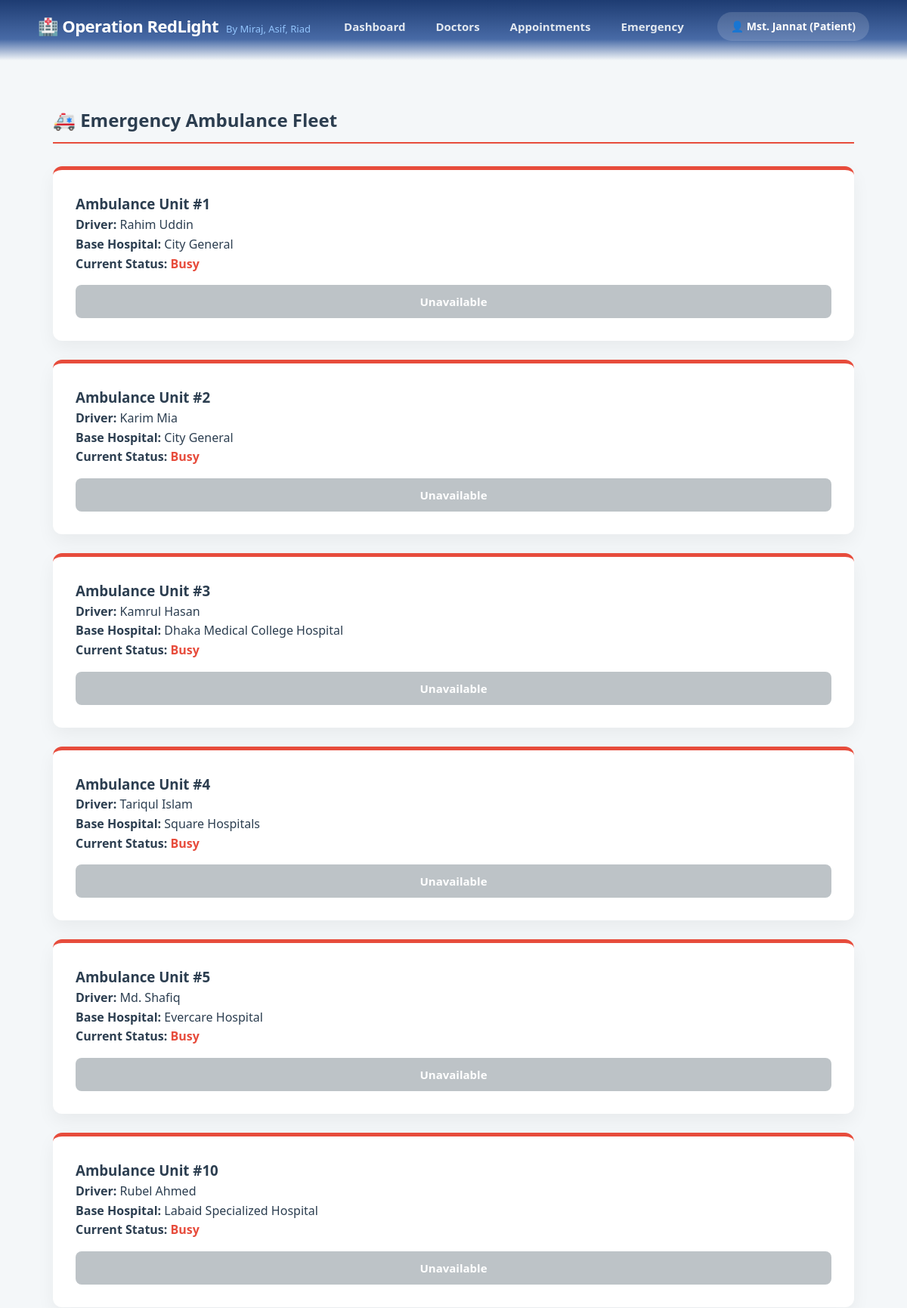
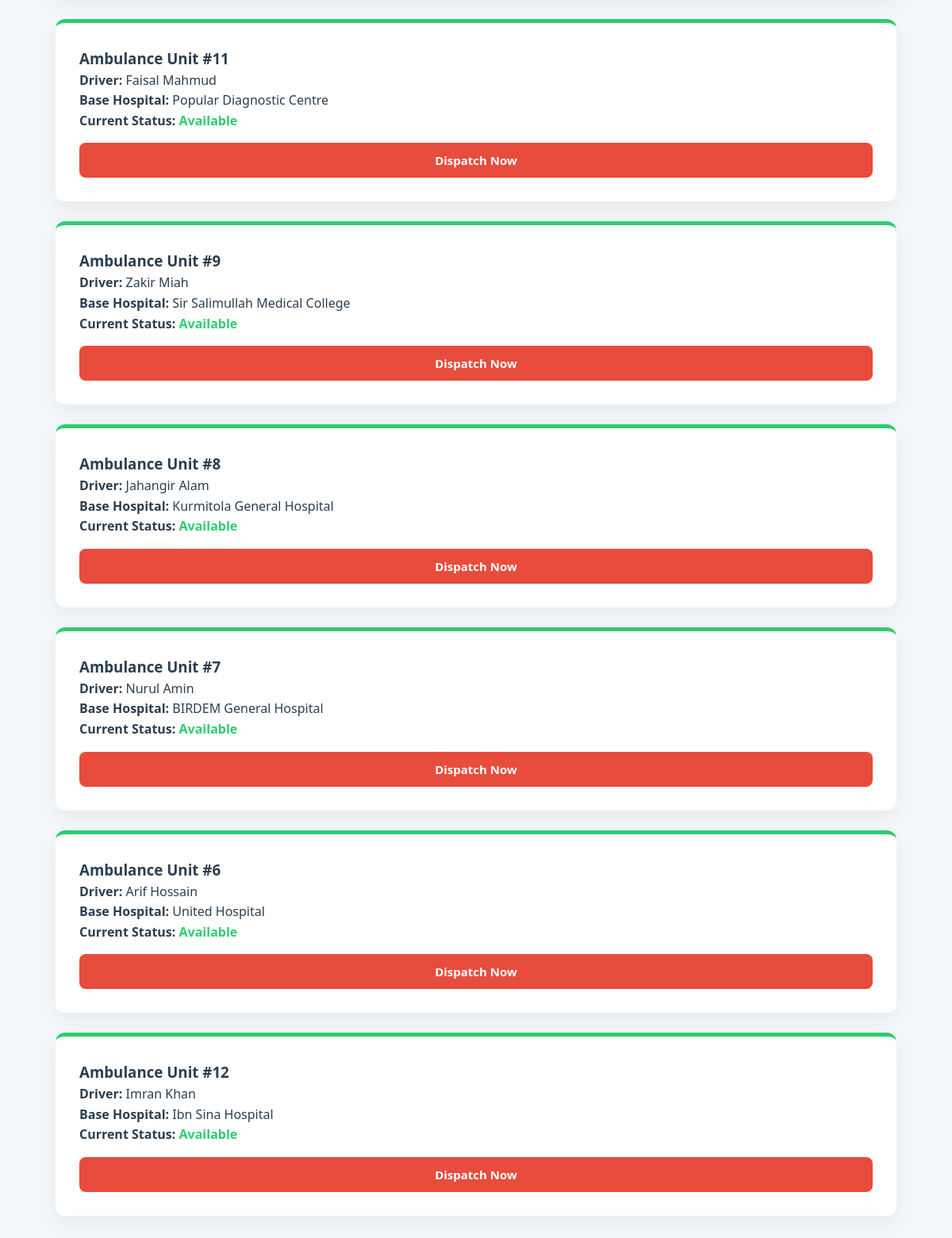
Screenshot of /ambulance.php (signed in) with the database file from the repository (2 pictures, top to bottom).
### tables this page shows
CREATE TABLE `ambulances` (
  `ambulance_id` int(11) NOT NULL,
  `hospital_id` int(11) DEFAULT NULL,
  `driver_name` varchar(100) DEFAULT NULL,
  `status` varchar(50) DEFAULT NULL
);

CREATE TABLE `hospitals` (
  `hospital_id` int(11) NOT NULL,
  `name` varchar(100) DEFAULT NULL,
  `location` varchar(255) NOT NULL
);

### ambulance.php (the view, shortened to what this page needs)
<?php
include 'header.php';
include 'db.php';
?>
<div class="container">
    <h2 style="border-bottom: 2px solid #e74c3c; padding-bottom: 10px; margin-bottom: 30px;">🚑 Emergency Ambulance Fleet</h2>
    <div class="cards-grid">
        <?php
        $ambs = $conn->query("SELECT a.*, h.name as hosp_name FROM Ambulances a LEFT JOIN Hospitals h ON a.hospital_id = h.hospital_id ORDER BY a.status DESC");
        if ($ambs->num_rows > 0) {
            while($a = $ambs->fetch_assoc()) {
                $isAvailable = ($a['status'] == 'Available');
                $statusColor = $isAvailable ? '#2ecc71' : '#e74c3c';
                echo "<div class='card' style='border-top: 5px solid $statusColor;'>";
                echo "<h3 style='margin-top:0;'>Ambulance Unit #{$a['ambulance_id']}</h3>";
                echo "<p><strong>Driver:</strong> " . htmlspecialchars($a['driver_name']) . "</p>";
                echo "<p><strong>Base Hospital:</strong> " . htmlspecialchars($a['hosp_name'] ?? 'General Emergency') . "</p>";
                echo "<p><strong>Current Status:</strong> <span style='color: $statusColor; font-weight: bold;'>{$a['status']}</span></p>";
                if ($isAvailable) {
                    echo "<form method='POST' style='margin-top:15px;'>
                            <input type='hidden' name='amb_id' value='{$a['ambulance_id']}'>
                            <button type='submit' class='btn btn-danger' style='width:100%; font-weight:bold;'>Dispatch Now</button>
                          </form>";
                } else {
                    echo "<button class='btn' style='width:100%; background:#bdc3c7; cursor:not-allowed; margin-top:15px;' disabled>Unavailable</button>";
                }
                echo "</div>";
            }
        } else {
            echo "<p class='text-center'>No ambulances found in the system.</p>";
        }
        ?>
    </div>
</div>

### style.css (style rules this page uses)
* { margin: 0; padding: 0; box-sizing: border-box; font-family: 'Segoe UI', Tahoma, Geneva, Verdana, sans-serif; }
body { background-color: #f4f7f9; color: #2c3e50; line-height: 1.6; }
.container { max-width: 1100px; margin: 40px auto; padding: 20px; }
.card { background: white; padding: 30px; border-radius: 12px; box-shadow: 0 10px 25px rgba(0,0,0,0.05); border-top: 4px solid #3498db; margin-bottom: 25px; transition: transform 0.2s; }
.btn { display: inline-block; background: #3498db; color: white; padding: 12px 24px; border: none; border-radius: 8px; font-weight: bold; cursor: pointer; transition: 0.3s; text-align: center; font-size: 15px; }
.btn-danger { background: #e74c3c; }

### rows the page displays
ambulances: ambulance_id "1", driver_name "Rahim Uddin", hospital.name "City General", status "Busy", shows "Unavailable"
ambulances: ambulance_id "2", driver_name "Karim Mia", hospital.name "City General", status "Busy", shows "Unavailable"
ambulances: ambulance_id "3", driver_name "Kamrul Hasan", hospital.name "Dhaka Medical College Hospital", status "Busy", shows "Unavailable"
ambulances: ambulance_id "4", driver_name "Tariqul Islam", hospital.name "Square Hospitals", status "Busy", shows "Unavailable"
ambulances: ambulance_id "5", driver_name "Md. Shafiq", hospital.name "Evercare Hospital", status "Busy", shows "Unavailable"
ambulances: ambulance_id "10", driver_name "Rubel Ahmed", hospital.name "Labaid Specialized Hospital", status "Busy", shows "Unavailable"
ambulances: ambulance_id "11", driver_name "Faisal Mahmud", hospital.name "Popular Diagnostic Centre", status "Available"
ambulances: ambulance_id "9", driver_name "Zakir Miah", hospital.name "Sir Salimullah Medical College", status "Available"
ambulances: ambulance_id "8", driver_name "Jahangir Alam", hospital.name "Kurmitola General Hospital", status "Available"
ambulances: ambulance_id "7", driver_name "Nurul Amin", hospital.name "BIRDEM General Hospital", status "Available"
ambulances: ambulance_id "6", driver_name "Arif Hossain", hospital.name "United Hospital", status "Available"
ambulances: ambulance_id "12", driver_name "Imran Khan", hospital.name "Ibn Sina Hospital", status "Available"

### other values shown
$_SESSION['user'] "Mst. Jannat"
$_SESSION['role'] "Patient"
